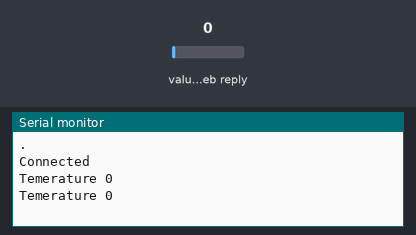
This sketch was run on a simulated ESP32. On the bench: the last lines printed to the serial monitor. The inputs (shaded band) are chosen by the test bench; at power-on: value in the web reply 0. WiFi joins after 1.5 s; servers stay silent unless stated; web services answer with replies made up by the test bench.

Above: at 7.4 s.
7.5 s: value in the web reply set to 2
At 9.0 s:
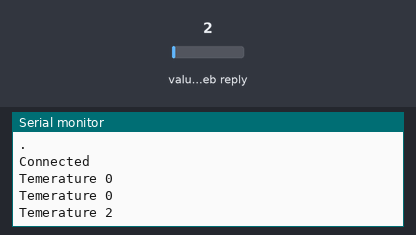
9.9 s: value in the web reply set to 25
At 11.3 s:
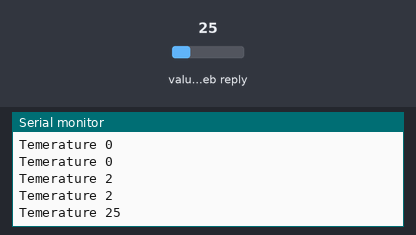
Timing chart, 0 to 12.9 s (numbered marks = the images above; inputs shaded):
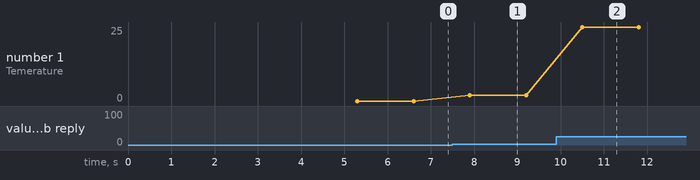

The sketch:

test1.ino
```cpp
// (licence header left out)
#include "ThingSpeak.h"
#include "secrets.h"
#include <WiFi.h>

char ssid[] = "camilla-PC-Wireless";   // your network SSID (name)
char pass[] = "";   // your network password
int keyIndex = 0;            // your network key Index number (needed only for WEP)
WiFiClient  client;

// Weather station channel details
unsigned long weatherStationChannelNumber = SECRET_CH_ID_WEATHER_STATION;
unsigned int temperatureFieldNumber = 1;

// Counting channel details
unsigned long counterChannelNumber = 256551;
const char * myCounterReadAPIKey = "";
unsigned int counterFieldNumber = 1;

void setup() {
  Serial.begin(115200);  //Initialize serial

  WiFi.mode(WIFI_STA);
  ThingSpeak.begin(client);  // Initialize ThingSpeak
}

void loop() {

  int statusCode = 0;

  // Connect or reconnect to WiFi
  if(WiFi.status() != WL_CONNECTED){
    Serial.print("Attempting to connect to SSID: ");
    Serial.println(SECRET_SSID);
    while(WiFi.status() != WL_CONNECTED){
      WiFi.begin(ssid, pass); // Connect to WPA/WPA2 network. Change this line if using open or WEP network
      Serial.print(".");
      delay(5000);
    }
    Serial.println("\nConnected");
  }

/*
  // Read in field 4 of the public channel recording the temperature
  float temperatureInF = ThingSpeak.readFloatField(weatherStationChannelNumber, temperatureFieldNumber);

  // Check the status of the read operation to see if it was successful
  statusCode = ThingSpeak.getLastReadStatus();
  if(statusCode == 200){
    Serial.println("Temperature at MathWorks HQ: " + String(temperatureInF) + " deg F");
  }
  else{
    Serial.println("Problem reading channel. HTTP error code " + String(statusCode));
  }

  delay(15000); // No need to read the temperature too often.
*/

  // Read in field 1 of the private channel
  long count = ThingSpeak.readLongField(counterChannelNumber, counterFieldNumber, myCounterReadAPIKey);

   // Check the status of the read operation to see if it was successful
  statusCode = ThingSpeak.getLastReadStatus();
  if(statusCode == 200){
    Serial.println("Temerature " + String(count));
  }
  else{
    Serial.println("Problem reading channel. HTTP error code " + String(statusCode));
  }

  delay(1000); // No need to read the counter too often.

}
```

secrets.h
```cpp
// Use this file to store all of the private credentials
// and connection details

#define SECRET_SSID "camilla-PC-Wireless"		// replace MySSID with your WiFi network name
#define SECRET_PASS ""	// replace MyPassword with your WiFi password

#define SECRET_CH_ID_WEATHER_STATION 12397	          	//MathWorks weather station

#define SECRET_CH_ID_COUNTER 256551 					//Test channel for counting
#define SECRET_READ_APIKEY_COUNTER ""	//API Key for Test channel
```

Measured:
- after the input at 7.5 s, the serial monitor: prints a new line after 0.40 s (image 1)
- after the input at 9.9 s, the serial monitor: prints a new line after 0.60 s (image 2)
- plotted number 1: 0 → 2 after the input at 7.5 s, 2 → 25 after the input at 9.9 s
